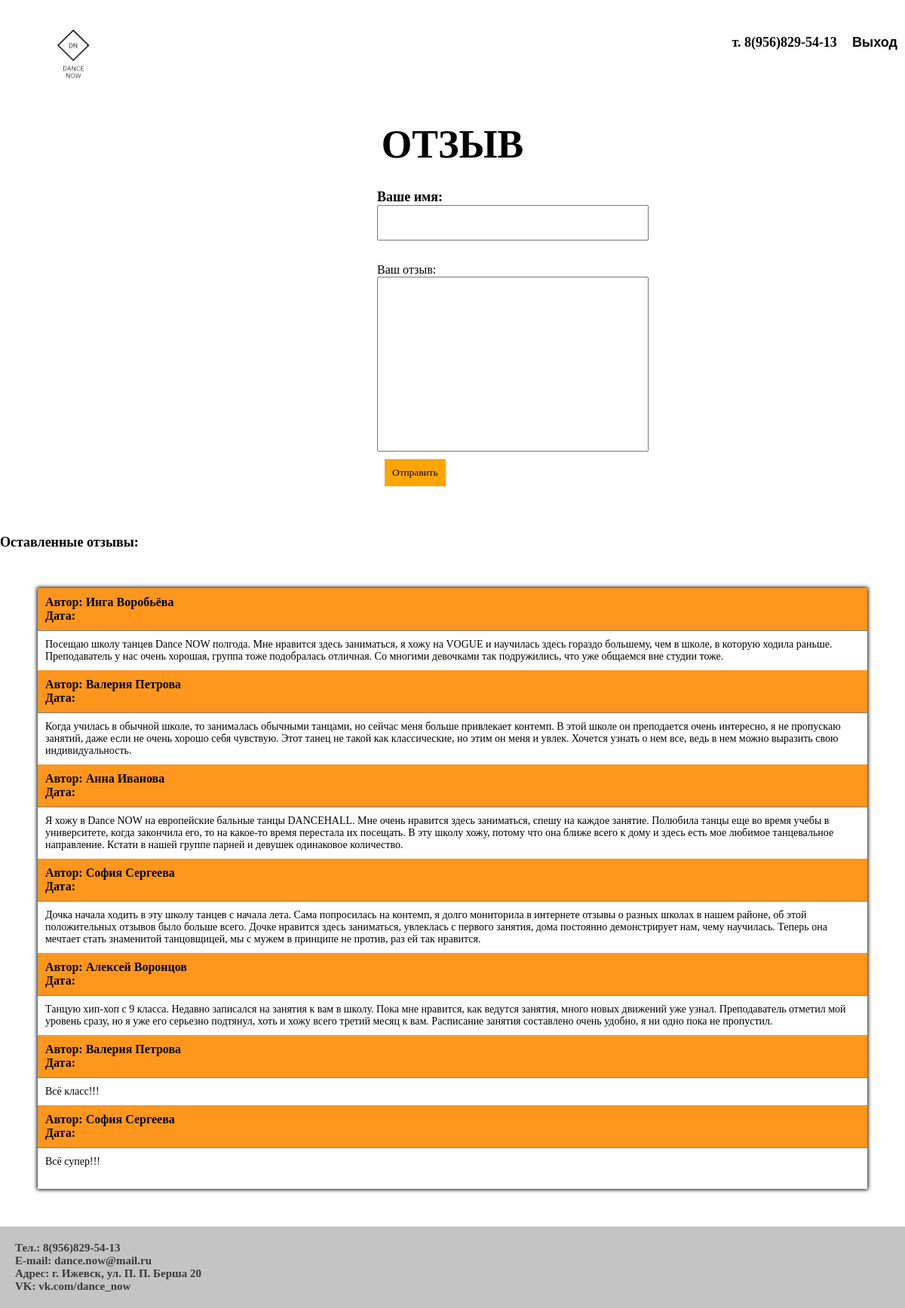
The page /comment on the database its author committed.
### data/comments.py (models this page shows)
class Comments(SqlAlchemyBase):
    __tablename__ = 'comments'
    id = sqlalchemy.Column(sqlalchemy.Integer,
                           primary_key=True, autoincrement=True)
    name = sqlalchemy.Column(sqlalchemy.TEXT)
    lastname = sqlalchemy.Column(sqlalchemy.TEXT)
    email = sqlalchemy.Column(sqlalchemy.TEXT)
    text = sqlalchemy.Column(sqlalchemy.TEXT)
    date = sqlalchemy.Column(sqlalchemy.TEXT)

### main.py (the view, shortened to what this page needs)
@app.route("/comment", methods=['POST', 'GET'])
def comment():
    if request.method == 'GET':
        db_sess = db_session.create_session()
        comments_list = []
        for comment in db_sess.query(Comments).all():
            comments_list.append({"name": comment.name + " " + comment.lastname,
                                  "date": comment.date,
                                  "text": comment.text})
        db_sess.close()
        return render_template("comment.html", comments=comments_list)

### data/db_session.py (called while the page is built)
def create_session() -> Session:
    global __factory
    return __factory()

### templates/comment.html (shortened to what this page needs)
<html>
    <head>
        <link rel="stylesheet" href="../static/css/main.css">
        <link rel="stylesheet" href="../static/css/index.css">
        <link rel="stylesheet" href="../static/css/zayavka.css">
    </head>
    <header>
            <div class="header-header">
                <div class="logo-img-pricol">
                    <a href="index"><img class="logotype-img" src="../static/img/logotype.png" alt=""></a>
                </div>
                <div class="block-text-rigth-header">
                    <div class="otstup-block">
                        <p>т. 8(956)829-54-13</p>
                    </div>
                    <div class="text-auth-reg otstup-block">
                        <a href="index">Выход</a>
                    </div>
                </div>
            </div>
    </header>
    <main>
        <h1>ОТЗЫВ</h1>
        <div>
            <div class="block-form">
                <form class="form-otziv" method="post">
                    <p class="block-p-otziv">
                        <label for="1">Ваше имя:</label>
                        <input id="1" name="name" type="text" class="input-otziv"></p>
                        <label for="2">Ваш отзыв:</label>
                        <textarea rows="10" id="2" name="message"></textarea></label>
                        <button type="submit">Отправить</button>
                </form>
                    <br>
                    <br>
                    <br>
                    <p>Оставленные отзывы:</p>
                    <div >
                        <div class="block-otziv-top">
                            {% for item in comments %}
                            <div class="otziv-header">
                                <p class="text-header-otziv">Автор: {{item['name']}}</p>
                                <p class="text-header-otziv">Дата: {{item['date']}}</p>
                            </div>
                            <div class="otziv-main">
                                {{item['text']}}
                            </div>
                            {% endfor %}
                            <br>
                        </div>
                    </div>
            </div>
        </div>
    </main>
    <footer>
            <p class="text-footer">Тел.: 8(956)829-54-13</p>
            <p class="text-footer">E-mail: dance.now@mail.ru</p>
            <p class="text-footer">Адрес: г. Ижевск, ул. П. П. Берша 20</p>
            <p class="text-footer">VK: vk.com/dance_now</p>
    </footer>
</html>

### static/css/main.css (style rules this page uses)
* { padding: 0px; margin: 0px; }
p { font-family: "CodePro"; font-weight: bold; font-size: 18px; }
a { text-decoration: none; color: black; font-family: Arial, Helvetica, sans-serif; font-weight: bold; font-size: 18px; transition: 0.2s; }
.logotype-img { width: 63.77px; height: 77.33px; margin-top: 33px; margin-left: 65px; border-bottom: 2px solid white; transition: 0.2s; }
.text-auth-reg { display: inline-flex; text-align: center; }
.header-header { display: flex; flex-wrap: nowrap; flex-direction: row; justify-content: space-between; }
.block-text-rigth-header { display: flex; justify-content: center; align-items: center; }
.otstup-block { margin-left: 10px; margin-right: 10px; }
h1 { font-family: "CodePro"; text-align: center; font-size: 52px; margin-top: 50px; margin-bottom: 30px; }
footer { background-color: #C4C4C4; padding: 20px; }
input { padding: 10px; font-size: 20px; outline: none; }
button { padding: 10px; margin: 10px; cursor: pointer; font-family: "CodePro"; transition: 0.3s; outline: none; border: none; background-color: orange; }
.block-form { justify-content: center; }
textarea { resize: none; font-size: 20px; width: 100%; }
.block-p-otziv { margin-top: 30px; margin-bottom: 30px; }
.input-otziv { width: 100%; }
.form-otziv { padding-left: 500px; width: 30vw; }
.block-otziv-top { box-shadow: 0px 0px 5px 1px black; margin: 50px; }
.text-header-otziv { font-size: 16px; }
.otziv-header { border-bottom: 1px solid grey; background-color: rgb(255, 150, 29); padding: 10px; }
.otziv-main { padding: 10px; font-family: 'CodePro'; font-size: 14px; }

### static/css/index.css (style rules this page uses)
.text-footer { opacity: 0.7; font-family: "CodePro"; font-size: 15px; }

### rows shown on the page
Comments: name "Инга Воробьёва", text "Посещаю школу танцев Dance NOW полгода. Мне нравится здесь заниматься, я хожу на VOGUE и научилась здесь гораздо большему, чем в школе, в которую ходила раньше. Преподаватель у нас очень хорошая, группа тоже подобралась отличная. Со многими девочками так подружились, что уже общаемся вне студии тоже."
Comments: name "Валерия Петрова", text "Когда училась в обычной школе, то занималась обычными танцами, но сейчас меня больше привлекает контемп. В этой школе он преподается очень интересно, я не пропускаю занятий, даже если не очень хорошо себя чувствую. Этот танец не такой как классические, но этим он меня и увлек. Хочется узнать о нем все, ведь в нем можно выразить свою индивидуальность."
Comments: name "Анна Иванова", text "Я хожу в Dance NOW на европейские бальные танцы DANCEHALL. Мне очень нравится здесь заниматься, спешу на каждое занятие. Полюбила танцы еще во время учебы в университете, когда закончила его, то на какое-то время перестала их посещать. В эту школу хожу, потому что она ближе всего к дому и здесь есть мое любимое танцевальное направление. Кстати в нашей группе парней и девушек одинаковое количество."
Comments: name "София Сергеева", text "Дочка начала ходить в эту школу танцев с начала лета. Сама попросилась на контемп, я долго мониторила в интернете отзывы о разных школах в нашем районе, об этой положительных отзывов было больше всего. Дочке нравится здесь заниматься, увлеклась с первого занятия, дома постоянно демонстрирует нам, чему научилась. Теперь она мечтает стать знаменитой танцовщицей, мы с мужем в принципе не против, раз ей так нравится."
Comments: name "Алексей Воронцов", text "Танцую хип-хоп с 9 класса. Недавно записался на занятия к вам в школу. Пока мне нравится, как ведутся занятия, много новых движений уже узнал. Преподаватель отметил мой уровень сразу, но я уже его серьезно подтянул, хоть и хожу всего третий месяц к вам. Расписание занятия составлено очень удобно, я ни одно пока не пропустил."
Comments: name "Валерия Петрова", text "Всё класс!!!"
Comments: name "София Сергеева", text "Всё супер!!!"
